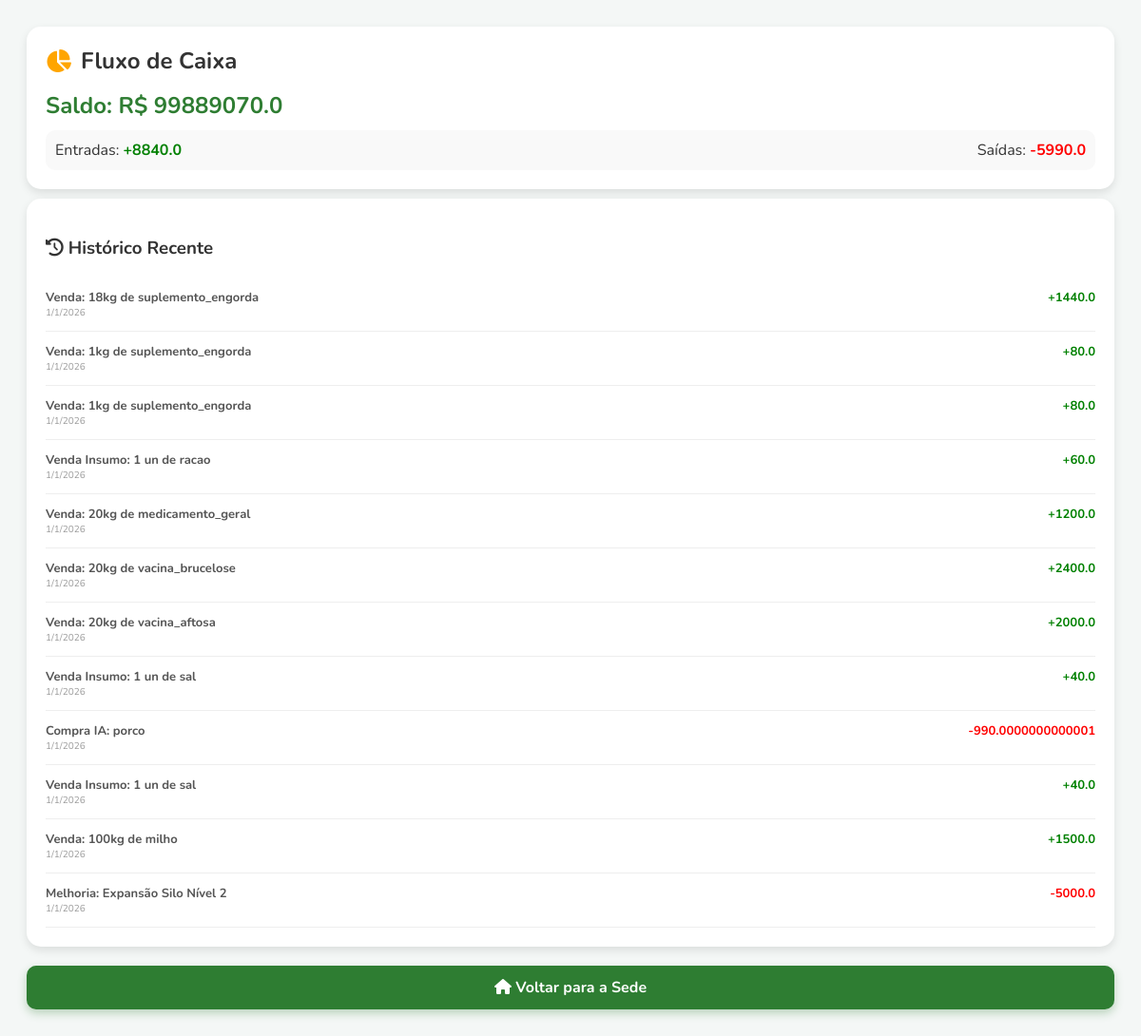
Page /financeiro (signed in) on the committed database.
### app.py (models this page shows, shortened)
class Usuario(db.Model):
    id = db.Column(db.Integer, primary_key=True)
    nome = db.Column(db.String(50), unique=True)
    email = db.Column(db.String(100)); senha_hash = db.Column(db.String(128))
    dinheiro = db.Column(db.Float, default=50000.0)
    dia = db.Column(db.Integer, default=1); mes = db.Column(db.Integer, default=1); ano = db.Column(db.Integer, default=2026)
    hora = db.Column(db.Integer, default=6)
    fazendas = db.relationship('Fazenda', backref='dono', lazy=True)
    transacoes = db.relationship('Transacao', backref='usuario', lazy=True, order_by="desc(Transacao.id)")

class Transacao(db.Model):
    id = db.Column(db.Integer, primary_key=True)
    usuario_id = db.Column(db.Integer, db.ForeignKey('usuario.id'))
    descricao = db.Column(db.String(100)); valor = db.Column(db.Float); tipo = db.Column(db.String(20)); data_jogo = db.Column(db.String(20))

### app.py (the view)
@app.route('/financeiro')
def financeiro():
    if 'user_id' not in session: return redirect('/login')
    u = db.session.get(Usuario, session['user_id'])
    e = sum(t.valor for t in u.transacoes if t.valor > 0); s = sum(t.valor for t in u.transacoes if t.valor < 0)
    return render_template('financeiro.html', user=u, entradas=e, saidas=s, saldo=u.dinheiro)

### app.py (called while the page is built)
@app.after_request
def add_header(response):
    response.headers['Cache-Control'] = 'no-store, no-cache, must-revalidate, max-age=0'
    response.headers['Pragma'] = 'no-cache'
    response.headers['Expires'] = '-1'
    return response

### templates/financeiro.html (shortened to what this page needs)
<!DOCTYPE html>
<html>
<head>
    <link rel="stylesheet" href="https://cdnjs.cloudflare.com/ajax/libs/font-awesome/6.4.0/css/all.min.css">
</head>
<body>
    <div class="card">
        <h2><i class="fas fa-chart-pie" style="color:orange"></i> Fluxo de Caixa</h2>
        <h3 style="color:#2e7d32; font-size: 24px; margin: 10px 0;">Saldo: R$ {{ saldo }}</h3>
        <div style="display:flex; justify-content:space-between; background:#f9f9f9; padding:10px; border-radius:10px;">
            <div>Entradas: <span class="val-pos">+{{ entradas }}</span></div>
            <div>Saídas: <span class="val-neg">{{ saidas }}</span></div>
        </div>
    </div>
    <div class="card">
        <h3><i class="fas fa-history"></i> Histórico Recente</h3>
        {% for t in user.transacoes[:20] %}
        <div class="trans-item">
            <span>
                <div style="font-weight:bold; color:#555">{{ t.descricao }}</div>
                <div style="font-size:10px; color:#999">{{ t.data_jogo }}</div>
            </span>
            <span class="{{ 'val-pos' if t.valor > 0 else 'val-neg' }}">
                {{ '+' if t.valor > 0 else '' }}{{ t.valor }}
            </span>
        </div>
        {% endfor %}
    </div>
    {% if user.fazendas|length > 0 %}
        <a href="/fazenda/{{ user.fazendas[0].id }}" class="back-btn"><i class="fas fa-home"></i> Voltar para a Sede</a>
    {% else %}
        <a href="/" class="back-btn"><i class="fas fa-map"></i> Voltar para o Mapa</a>
    {% endif %}
</body>
</html>

### templates/financeiro.html (style rules this page uses)
body { font-family: 'Nunito', sans-serif; background: #f4f7f6; padding: 20px; color: #333; }
.card { background: white; padding: 20px; border-radius: 15px; margin-bottom: 10px; box-shadow: 0 4px 10px rgba(0,0,0,0.1); }
h2 { margin: 0 0 15px 0; color: #333; display: flex; align-items: center; gap: 10px; }
.trans-item { display: flex; justify-content: space-between; border-bottom: 1px solid #eee; padding: 12px 0; font-size: 13px; }
.val-pos { color: green; font-weight: bold; }
.val-neg { color: red; font-weight: bold; }
.back-btn { display: block; text-align: center; margin-top: 20px; background: #2e7d32; color: white; padding: 12px; border-radius: 10px; text-decoration: none; font-weight: bold; box-shadow: 0 4px 10px rgba(46, 125, 50, 0.3); }

### rows in the picture
Usuario: dinheiro "99889070.0"
Transacao: descricao "Venda: 18kg de suplemento_engorda", data_jogo "1/1/2026", valor "+", valor "1440.0"
Transacao: descricao "Venda: 1kg de suplemento_engorda", data_jogo "1/1/2026", valor "+", valor "80.0"
Transacao: descricao "Venda: 1kg de suplemento_engorda", data_jogo "1/1/2026", valor "+", valor "80.0"
Transacao: descricao "Venda Insumo: 1 un de racao", data_jogo "1/1/2026", valor "+", valor "60.0"
Transacao: descricao "Venda: 20kg de medicamento_geral", data_jogo "1/1/2026", valor "+", valor "1200.0"
Transacao: descricao "Venda: 20kg de vacina_brucelose", data_jogo "1/1/2026", valor "+", valor "2400.0"
Transacao: descricao "Venda: 20kg de vacina_aftosa", data_jogo "1/1/2026", valor "+", valor "2000.0"
Transacao: descricao "Venda Insumo: 1 un de sal", data_jogo "1/1/2026", valor "+", valor "40.0"
Transacao: descricao "Compra IA: porco", data_jogo "1/1/2026", valor "-990.0000000000001"
Transacao: descricao "Venda Insumo: 1 un de sal", data_jogo "1/1/2026", valor "+", valor "40.0"
Transacao: descricao "Venda: 100kg de milho", data_jogo "1/1/2026", valor "+", valor "1500.0"
Transacao: descricao "Melhoria: Expansão Silo Nível 2", data_jogo "1/1/2026", valor "-5000.0"

### other values in the picture
{{ entradas }} "8840.0"
{{ saidas }} "-5990.0"
